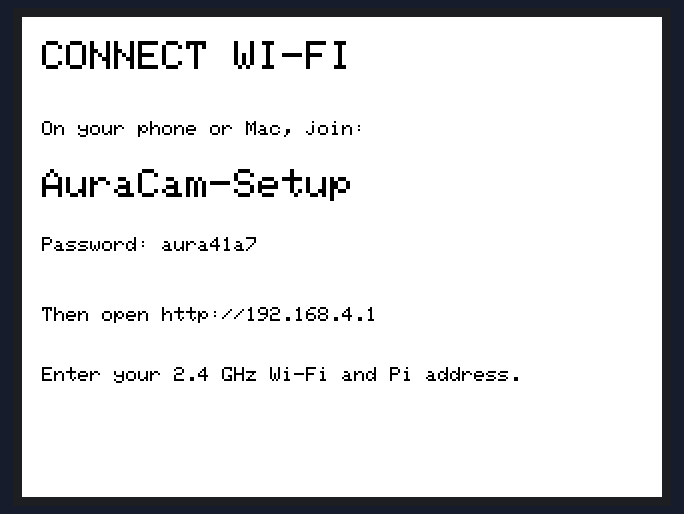
The program below on a simulated ESP32. Shown: 320×240 colour display. WiFi joins after 1.5 s; servers stay silent unless stated; random numbers use the default seed unless the program sets one; EEPROM starts erased.

Above: at 0.3 s.

The program:

main.cpp
```cpp
#include <Arduino.h>
#include <Preferences.h>
#include <WiFi.h>
#include <WebServer.h>
#include <HTTPClient.h>
#include <ArduinoJson.h>
#include "lgfx_config.hpp"
PheonixDisplay screen;
Preferences prefs;
WebServer setupServer(80);
JsonDocument state;
String host, errorText;
bool configuring=false, online=false;
unsigned long lastPoll=0;
int candidate=0;
struct Button {int x,y,w,h; String label,action;};
Button buttons[6];int count=0;
void textAt(int x,int y,String s,int size=1){screen.setTextSize(size);screen.setCursor(x,y);screen.print(s);}
void button(int x,int y,int w,String label,String action){buttons[count++]={x,y,w,42,label,action};screen.fillRect(x,y,w,42,TFT_BLACK);screen.setTextColor(TFT_WHITE,TFT_BLACK);textAt(x+8,y+15,label);screen.setTextColor(TFT_BLACK,TFT_WHITE);}
void page(){
 screen.fillScreen(TFT_WHITE);screen.setTextColor(TFT_BLACK,TFT_WHITE);count=0;
 textAt(10,10,"AURACAM",2);
 if(!online){textAt(10,45,"Pi connection unavailable");textAt(10,65,host);textAt(10,90,errorText.substring(0,48));button(8,190,145,"RETRY","retry");button(167,190,145,"WI-FI SETUP","setup");return;}
 String stage=state["stage"]|"idle";textAt(180,14,stage);
 String msg=state["message"]|"";for(int i=0;i<3;i++)textAt(10,42+i*13,msg.substring(i*48,(i+1)*48));
 if(state["busy"]|false){int n=state["remaining"]|0;textAt(12,112,n>0?String(n):"WORKING...",3);return;}
 if(stage=="choose"){
  JsonArray choices=state["candidates"].as<JsonArray>();if(choices.size()==0)return;candidate%=choices.size();auto c=choices[candidate];
  textAt(12,96,String(candidate+1)+" / "+String(choices.size())+"    "+String(c["center_hz"].as<double>()/1e6,2)+" MHz",2);
  textAt(12,124,"Variation: "+String(c["variation_db"].as<float>(),3)+" dB");
  button(8,145,145,"NEXT BAND","next");button(167,145,145,"LOCK FREQUENCY","tune");
 }else if(stage=="ready"||stage=="baseline_review"){
  button(8,145,145,"RESCAN BASELINE","baseline");if(stage=="baseline_review")button(167,145,145,"LOCK BASELINE","lock");
 }else if(stage=="locked"||stage=="gallery"){
  textAt(12,96,"IMAGES: "+String(state["gallery"].size())+" saved on Pi");
  button(8,145,145,"TAKE PHOTO","capture");button(167,145,145,"NEW BASELINE","baseline");
 }
 button(8,192,145,"NEW SESSION","confirm");button(167,192,145,"WI-FI SETUP","setup");
}
void poll(){
 HTTPClient http;http.setConnectTimeout(1500);http.setTimeout(2000);http.begin("http://"+host+"/api/state");int code=http.GET();
 if(code==200){JsonDocument next;auto err=deserializeJson(next,http.getString());online=!err;if(online)state=next;else errorText="Invalid server response";}else{online=false;errorText="Check Pi server and Wi-Fi";}
 http.end();lastPoll=millis();page();
}
void configure(){
 configuring=true;WiFi.disconnect();WiFi.mode(WIFI_AP);
 String password="aura"+String((uint32_t)esp_random(),HEX);WiFi.softAP("AuraCam-Setup",password.c_str());
 screen.fillScreen(TFT_WHITE);screen.setTextColor(TFT_BLACK,TFT_WHITE);count=0;
 textAt(10,12,"CONNECT WI-FI",2);textAt(10,52,"On your phone or Mac, join:");textAt(10,76,"AuraCam-Setup",2);textAt(10,110,"Password: "+password);textAt(10,145,"Then open http://192.168.4.1");textAt(10,175,"Enter your 2.4 GHz Wi-Fi and Pi address.");
 setupServer.on("/",HTTP_GET,[]{setupServer.send(200,"text/html","<meta name='viewport' content='width=device-width,initial-scale=1'><h1>AuraCam setup</h1><form method='post' action='/save'><p>Wi-Fi name <input name='ssid' required></p><p>Password <input name='pass' type='password'></p><p>Pi address <input name='host' value='radiopi.local:8080' required></p><button>Save and connect</button></form>");});
 setupServer.on("/save",HTTP_POST,[]{String h=setupServer.arg("host");h.trim();if(h.indexOf('/')>=0||h.length()>100||setupServer.arg("ssid").isEmpty()){setupServer.send(400,"text/plain","Use hostname:port, e.g. radiopi.local:8080");return;}prefs.putString("ssid",setupServer.arg("ssid"));prefs.putString("pass",setupServer.arg("pass"));prefs.putString("host",h);setupServer.send(200,"text/plain","Saved. Reconnecting; rejoin your normal Wi-Fi.");delay(700);ESP.restart();});setupServer.begin();
}
void action(String a){
 if(a=="setup"){configure();return;}if(a=="retry"){poll();return;}
 if(a=="next"){candidate++;page();return;}
 if(a=="confirm"){screen.fillScreen(TFT_WHITE);screen.setTextColor(TFT_BLACK,TFT_WHITE);count=0;textAt(10,35,"Start a new session?",2);textAt(10,80,"This replaces the active baseline.");textAt(10,100,"Saved images stay on the Pi.");button(8,180,145,"CANCEL","retry");button(167,180,145,"START SESSION","survey");lastPoll=millis()+60000;return;}
 JsonDocument body;body["action"]=a;if(a=="tune")body["center_hz"]=state["candidates"][candidate]["center_hz"];
 String payload;serializeJson(body,payload);HTTPClient http;http.setConnectTimeout(1500);http.setTimeout(2000);http.begin("http://"+host+"/api/action");http.addHeader("Content-Type","application/json");int code=http.POST(payload);http.end();if(code!=202){online=false;errorText="Action failed. Retry connection.";page();return;}poll();
}
void setup(){
 Serial.begin(115200);screen.init();screen.setRotation(1);screen.setBrightness(160);prefs.begin("auracam",false);
 uint16_t calibration[8];if(prefs.getBytesLength("touch")==sizeof(calibration)){prefs.getBytes("touch",calibration,sizeof(calibration));screen.setTouchCalibrate(calibration);}else{screen.calibrateTouch(calibration,TFT_BLACK,TFT_WHITE,12);prefs.putBytes("touch",calibration,sizeof(calibration));}
 String ssid=prefs.getString("ssid","");host=prefs.getString("host","radiopi.local:8080");if(ssid.isEmpty()){configure();return;}
 screen.fillScreen(TFT_WHITE);screen.setTextColor(TFT_BLACK,TFT_WHITE);textAt(10,100,"Connecting to Wi-Fi...",2);
 WiFi.mode(WIFI_STA);WiFi.begin(ssid.c_str(),prefs.getString("pass","").c_str());unsigned long start=millis();while(WiFi.status()!=WL_CONNECTED&&millis()-start<15000)delay(100);
 if(WiFi.status()!=WL_CONNECTED){configure();return;}poll();
}
void loop(){
 if(configuring){setupServer.handleClient();delay(5);return;}
 static bool pressed=false;uint16_t x,y;if(screen.getTouch(&x,&y)){if(!pressed){for(int i=0;i<count;i++)if(x>=buttons[i].x&&x<buttons[i].x+buttons[i].w&&y>=buttons[i].y&&y<buttons[i].y+buttons[i].h){action(buttons[i].action);break;}}pressed=true;}else pressed=false;
 if((int32_t)(millis()-lastPoll)>2500)poll();delay(15);
}
```

lgfx_config.hpp
```cpp
#pragma once

#include <LovyanGFX.hpp>

class PheonixDisplay : public lgfx::LGFX_Device {
  lgfx::Panel_ILI9341 panel;
  lgfx::Bus_SPI bus;
  lgfx::Light_PWM backlight;
  lgfx::Touch_XPT2046 touch;

 public:
  void flush() {}

  PheonixDisplay() {
    {
      auto config = bus.config();
      config.spi_host = VSPI_HOST;
      config.spi_mode = 0;
      config.freq_write = 40000000;
      config.freq_read = 16000000;
      config.spi_3wire = false;
      config.use_lock = true;
      config.dma_channel = 1;
      config.pin_sclk = 14;
      config.pin_mosi = 13;
      config.pin_miso = 12;
      config.pin_dc = 2;
      bus.config(config);
      panel.setBus(&bus);
    }
    {
      auto config = panel.config();
      config.pin_cs = 15;
      config.pin_rst = -1; // Shared with ESP32 EN on the E32R28T.
      config.pin_busy = -1;
      config.panel_width = 240;
      config.panel_height = 320;
      config.memory_width = 240;
      config.memory_height = 320;
      config.readable = true;
      config.invert = false;
      config.rgb_order = false;
      config.dlen_16bit = false;
      config.bus_shared = false;
      panel.config(config);
    }
    {
      auto config = backlight.config();
      config.pin_bl = 21;
      config.invert = false;
      config.freq = 44100;
      config.pwm_channel = 7;
      backlight.config(config);
      panel.setLight(&backlight);
    }
    {
      auto config = touch.config();
      config.spi_host = HSPI_HOST;
      config.pin_sclk = 25;
      config.pin_mosi = 32;
      config.pin_miso = 39;
      config.pin_cs = 33;
      config.pin_int = 36;
      config.freq = 1000000;
      config.bus_shared = false;
      touch.config(config);
      panel.setTouch(&touch);
    }
    setPanel(&panel);
  }
};
```
